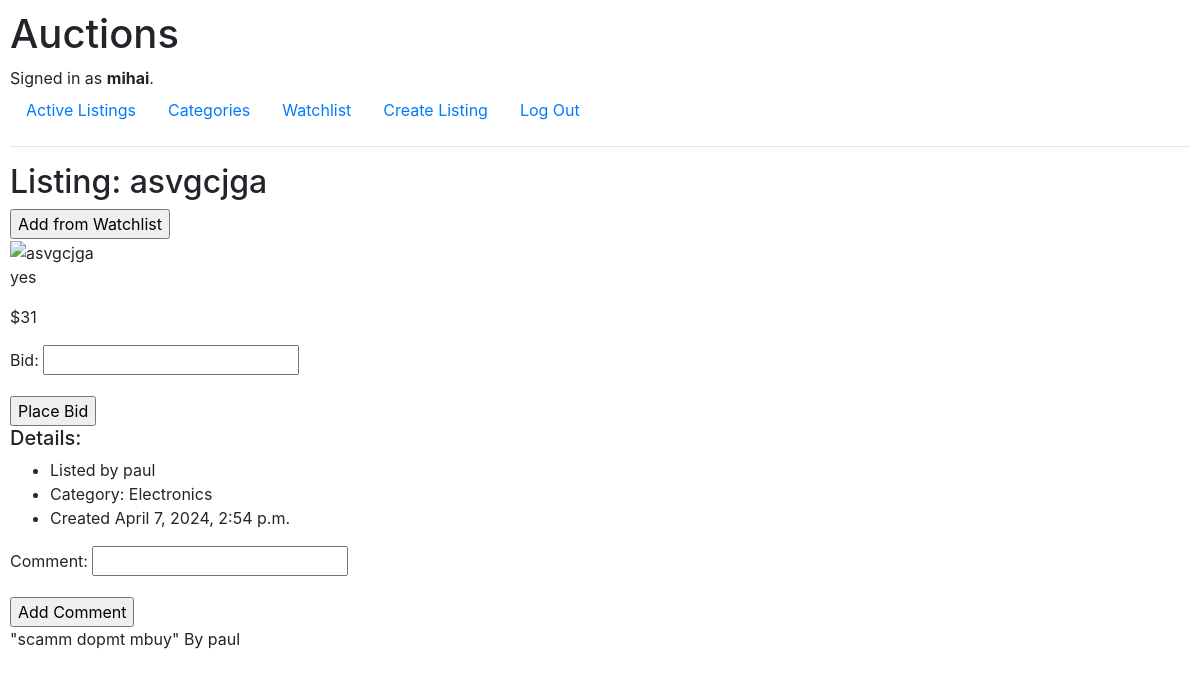
The app's page /listing/9/ (signed in) with its own data.
### auctions/models.py (models this page shows, shortened)
class User(AbstractUser):
    pass

class AuctionListing(models.Model):
    id = models.BigAutoField(primary_key=True)
    auctioneer = models.ForeignKey(User, on_delete=models.CASCADE, related_name="listings", default=1)
    title = models.CharField(max_length=64)
    description = models.CharField(max_length=255)
    starting_bid = models.IntegerField()
    date_created = models.DateTimeField(auto_now_add=True)
    image_url = models.URLField(blank=True, null=True)
    category = models.ForeignKey(Category, on_delete=models.CASCADE, related_name="auctions")

class Category(models.Model):
    id = models.BigAutoField(primary_key=True)
    name = models.CharField(max_length=64)
    def __str__(self):
        return self.name

class Comment(models.Model):
    id = models.BigAutoField(primary_key=True)
    comment = models.CharField(max_length=255)
    commenter = models.ForeignKey(User, on_delete=models.CASCADE, related_name="comments_made")
    comment_time = models.DateTimeField(auto_now_add=True)
    auction = models.ForeignKey(AuctionListing, on_delete=models.CASCADE, related_name="comments")

### auctions/views.py (the view)
# urls.py: path("listing/<int:auction_id>/", views.listing_view, name="listing_view"),
def listing_view(request, auction_id):
    auction = AuctionListing.objects.get(pk=auction_id)
    if request.user.is_authenticated:
        is_in_watchlist = Watchlist.objects.filter(watchlist_user=request.user, watchlist_auction=auction).exists()
    else:
        is_in_watchlist = False
    current_bid = auction.bids.order_by('-bid').first()
    if current_bid:
        current_bid_price = current_bid.bid
    else:
        current_bid_price = 0
    return render(request, "auctions/listing_page.html", {
        "auction": auction,
        "is_in_watchlist": is_in_watchlist,
        "form": BidForm,
        "comment_form": CommentForm,
        "comments": auction.comments.all().order_by('-comment_time'),
        "current_bid": current_bid_price
    })

### auctions/templates/auctions/listing_page.html (shortened to what this page needs)
{% extends "auctions/layout.html" %}
{% block body %}
    <h2>Listing: {{ auction.title }}</h2>
    {% if user.is_authenticated %}
        {% if is_in_watchlist %}
            <form action="{% url 'toggle_watchlist' auction.id %}" method="POST">
                {% csrf_token %}
                <input type="submit" value="Remove from Watchlist">
            </form>
        {% else %}
            <form action="{% url 'toggle_watchlist' auction.id %}" method="POST">
                <input type="submit" value="Add from Watchlist">
            </form>
        {% endif %}
    {% endif %}
    <div>
        <img src="{{ auction.image_url }}" alt="{{ auction.title }}" style="width: 20%; height: 20%;">
    </div>
    <div>
        <p>{{ auction.description }}</p>
        {% if current_bid %}
            <p>${{ current_bid }}</p>
        {% else %}
            <p>${{ auction.starting_bid }}</p>
        {% endif %}
        <form action="{% url 'place_bid' auction.id %}" method="POST">
            {{ form.as_p }}
            <input type="submit" value="Place Bid">
        </form>
        <h5>Details:</h5>
        <ul>
            <li>Listed by {{ auction.auctioneer }}</li>
            <li>Category: {{ auction.category }}</li>
            <li>Created {{ auction.date_created }}</li>
        </ul>
    </div>
    <div>
        <form action="{% url 'add_comment' auction.id %}" method="POST">
            {{ comment_form.as_p }}
            <input type="submit" value="Add Comment">
        </form>
        <div>
            {% if comments %}
                {% for comment in comments %}
                    <div>
                        <p>"{{ comment.comment }}" By {{ comment.commenter }}</p>
                    </div>
                {% endfor %}
            {% endif %}
        </div>
    </div>
{% endblock %}

### auctions/templates/auctions/layout.html (shortened to what this page needs)
{% load static %}
<!DOCTYPE html>
<html lang="en">
    <head>
        <link rel="stylesheet" href="https://stackpath.bootstrapcdn.com/bootstrap/4.4.1/css/bootstrap.min.css">
        <link href="{% static 'auctions/styles.css' %}" rel="stylesheet">
    </head>
    <body>
        <h1>Auctions</h1>
        <div>
            {% if user.is_authenticated %}
                Signed in as <strong>{{ user.username }}</strong>.
            {% else %}
                Not signed in.
            {% endif %}
        </div>
        <ul class="nav">
            <li class="nav-item">
                <a class="nav-link" href="{% url 'index' %}">Active Listings</a>
            </li>
            {% if user.is_authenticated %}
                <li class="nav-item">
                    <a class="nav-link" href="">Categories</a>
                </li>
                <li class="nav-item">
                    <a class="nav-link" href="{% url 'watchlist_view' %}">Watchlist</a>
                </li>
                <li class="nav-item">
                    <a class="nav-link" href="{% url 'create_listing' %}">Create Listing</a>
                </li>
                <li class="nav-item">
                    <a class="nav-link" href="{% url 'logout' %}">Log Out</a>
                </li>
            {% endif %}
        </ul>
        <hr>
        {% block body %}
        {% endblock %}
    </body>
</html>

### auctions/static/auctions/styles.css (style rules this page uses)
body { padding: 10px; }

### records on screen
User: username "mihai"
AuctionListing: title "asvgcjga", description "yes", auctioneer "paul", category "Electronics", date_created "April 7, 2024, 2:54 p.m."
Comment: comment "scamm dopmt mbuy", commenter "paul"

### other values on screen
{{ current_bid }} "31"
